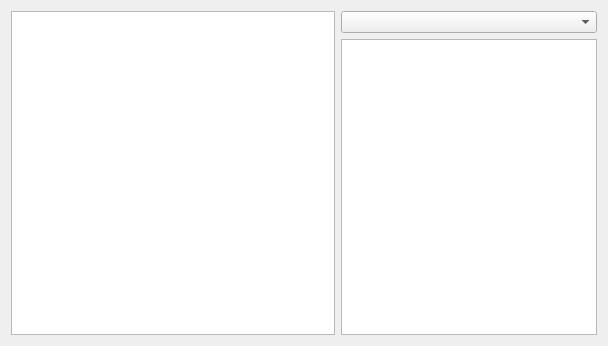
<?xml version="1.0" encoding="UTF-8"?>
<ui version="4.0">
 <class>MainWindow</class>
 <widget class="QMainWindow" name="MainWindow">
  <property name="geometry">
   <rect>
    <x>0</x>
    <y>0</y>
    <width>608</width>
    <height>346</height>
   </rect>
  </property>
  <property name="windowTitle">
   <string>PAINt</string>
  </property>
  <widget class="QWidget" name="centralWidget">
   <layout class="QHBoxLayout" name="horizontalLayout">
    <item>
     <widget class="QGraphicsView" name="graphicsView">
      <property name="sizePolicy">
       <sizepolicy hsizetype="Expanding" vsizetype="Expanding">
        <horstretch>0</horstretch>
        <verstretch>0</verstretch>
       </sizepolicy>
      </property>
     </widget>
    </item>
    <item>
     <layout class="QVBoxLayout" name="verticalLayout">
      <item>
       <widget class="QComboBox" name="comboBox"/>
      </item>
      <item>
       <widget class="QTableView" name="tableView">
        <property name="sizePolicy">
         <sizepolicy hsizetype="Preferred" vsizetype="Expanding">
          <horstretch>0</horstretch>
          <verstretch>0</verstretch>
         </sizepolicy>
        </property>
       </widget>
      </item>
     </layout>
    </item>
   </layout>
  </widget>
 </widget>
 <layoutdefault spacing="6" margin="11"/>
 <resources/>
 <connections/>
</ui>
